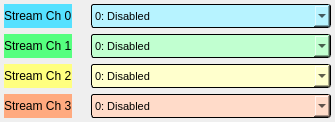
<?xml version="1.0" encoding="UTF-8"?>
<ui version="4.0">
 <class>Form</class>
 <widget class="QWidget" name="Form">
  <property name="geometry">
   <rect>
    <x>0</x>
    <y>0</y>
    <width>335</width>
    <height>122</height>
   </rect>
  </property>
  <property name="windowTitle">
   <string>Down Converter MuxSelect - ${DEVICE}</string>
  </property>
  <layout class="QGridLayout" name="gridLayout">
   <property name="leftMargin">
    <number>4</number>
   </property>
   <property name="topMargin">
    <number>4</number>
   </property>
   <property name="rightMargin">
    <number>4</number>
   </property>
   <property name="bottomMargin">
    <number>4</number>
   </property>
   <item row="2" column="1">
    <widget class="PyDMLabel" name="PyDMLabel_3">
     <property name="toolTip">
      <string/>
     </property>
     <property name="frameShape">
      <enum>QFrame::NoFrame</enum>
     </property>
     <property name="text">
      <string/>
     </property>
     <property name="channel" stdset="0">
      <string>ca://${DEVICE}:DAQMUX${MUX}_INPMUXSELSTR2</string>
     </property>
     <property name="displayFormat" stdset="0">
      <enum>PyDMLabel::String</enum>
     </property>
    </widget>
   </item>
   <item row="0" column="1">
    <widget class="PyDMLabel" name="PyDMLabel">
     <property name="toolTip">
      <string/>
     </property>
     <property name="frameShape">
      <enum>QFrame::NoFrame</enum>
     </property>
     <property name="text">
      <string/>
     </property>
     <property name="channel" stdset="0">
      <string>ca://${DEVICE}:DAQMUX${MUX}_INPMUXSELSTR0</string>
     </property>
     <property name="displayFormat" stdset="0">
      <enum>PyDMLabel::String</enum>
     </property>
    </widget>
   </item>
   <item row="0" column="2">
    <widget class="PyDMEnumComboBox" name="PyDMEnumComboBox_3">
     <property name="sizePolicy">
      <sizepolicy hsizetype="MinimumExpanding" vsizetype="Minimum">
       <horstretch>0</horstretch>
       <verstretch>0</verstretch>
      </sizepolicy>
     </property>
     <property name="minimumSize">
      <size>
       <width>119</width>
       <height>20</height>
      </size>
     </property>
     <property name="font">
      <font>
       <pointsize>8</pointsize>
      </font>
     </property>
     <property name="toolTip">
      <string/>
     </property>
     <property name="styleSheet">
      <string notr="true">/* Color of the selected list item. */
QComboBox::item:selected {
    border: 1px solid transparent;
    background: rgb(85,225,255);
}
QComboBox {
  	background-color: rgb(183,243,255);
    border: 1px solid black;
    border-radius: 3px;
    padding: 1px 18px 1px 3px;
    min-width: 6em;
}</string>
     </property>
     <property name="iconSize">
      <size>
       <width>12</width>
       <height>12</height>
      </size>
     </property>
     <property name="channel" stdset="0">
      <string>ca://${DEVICE}:DAQMUX${MUX}_INPMUXSEL0</string>
     </property>
     <item>
      <property name="text">
       <string>0: Disabled</string>
      </property>
     </item>
     <item>
      <property name="text">
       <string>1: Test</string>
      </property>
     </item>
     <item>
      <property name="text">
       <string>2: RF IN 2: ADC0 (FP)</string>
      </property>
     </item>
     <item>
      <property name="text">
       <string>3: RF IN 1: ADC1 (FP)</string>
      </property>
     </item>
     <item>
      <property name="text">
       <string>4: RF IN 4: ADC2 (FP)</string>
      </property>
     </item>
     <item>
      <property name="text">
       <string>5: RF IN 3: ADC3 (FP) </string>
      </property>
     </item>
     <item>
      <property name="text">
       <string>6: RF IN 6: ADC4 (FP)</string>
      </property>
     </item>
     <item>
      <property name="text">
       <string>7: RF IN 5: ADC5 (FP)</string>
      </property>
     </item>
     <item>
      <property name="text">
       <string>8: ADC6</string>
      </property>
     </item>
     <item>
      <property name="text">
       <string>9: LO PLL DAC: DAC0</string>
      </property>
     </item>
     <item>
      <property name="text">
       <string>10: CLK PLL DAC: DAC1 </string>
      </property>
     </item>
     <item>
      <property name="text">
       <string>11: DAC OUT: DAC2 (FP)</string>
      </property>
     </item>
     <item>
      <property name="text">
       <string>12: DAC3</string>
      </property>
     </item>
     <item>
      <property name="text">
       <string>13: DAC4</string>
      </property>
     </item>
     <item>
      <property name="text">
       <string>14: DAC5</string>
      </property>
     </item>
     <item>
      <property name="text">
       <string>15: DAC6</string>
      </property>
     </item>
     <item>
      <property name="text">
       <string>16: DBG0</string>
      </property>
     </item>
     <item>
      <property name="text">
       <string>17: DBG1</string>
      </property>
     </item>
     <item>
      <property name="text">
       <string>18: DBG2</string>
      </property>
     </item>
     <item>
      <property name="text">
       <string>19: DBG3</string>
      </property>
     </item>
    </widget>
   </item>
   <item row="1" column="0">
    <widget class="QLabel" name="label_2">
     <property name="styleSheet">
      <string notr="true">QLabel {
  background-color: rgb(85,255,127);
}</string>
     </property>
     <property name="text">
      <string>Stream Ch 1</string>
     </property>
    </widget>
   </item>
   <item row="3" column="0">
    <widget class="QLabel" name="label_4">
     <property name="styleSheet">
      <string notr="true">QLabel {
  background-color: rgb(255,170,127);
}</string>
     </property>
     <property name="text">
      <string>Stream Ch 3</string>
     </property>
    </widget>
   </item>
   <item row="2" column="2">
    <widget class="PyDMEnumComboBox" name="PyDMEnumComboBox">
     <property name="sizePolicy">
      <sizepolicy hsizetype="Preferred" vsizetype="Minimum">
       <horstretch>0</horstretch>
       <verstretch>0</verstretch>
      </sizepolicy>
     </property>
     <property name="minimumSize">
      <size>
       <width>119</width>
       <height>20</height>
      </size>
     </property>
     <property name="font">
      <font>
       <pointsize>8</pointsize>
      </font>
     </property>
     <property name="toolTip">
      <string/>
     </property>
     <property name="styleSheet">
      <string notr="true">/* Color of the selected list item. */
QComboBox::item:selected {
    border: 1px solid transparent;
    background: rgb(255,255,127);
}
QComboBox {
    background-color: rgb(255,255,205);
    border: 1px solid black;
    border-radius: 3px;
    padding: 1px 18px 1px 3px;
    min-width: 6em;
}</string>
     </property>
     <property name="channel" stdset="0">
      <string>ca://${DEVICE}:DAQMUX${MUX}_INPMUXSEL2</string>
     </property>
     <item>
      <property name="text">
       <string>0: Disabled</string>
      </property>
     </item>
     <item>
      <property name="text">
       <string>1: Test</string>
      </property>
     </item>
     <item>
      <property name="text">
       <string>2: RF IN 2: ADC0 (FP)</string>
      </property>
     </item>
     <item>
      <property name="text">
       <string>3: RF IN 1: ADC1 (FP)</string>
      </property>
     </item>
     <item>
      <property name="text">
       <string>4: RF IN 4: ADC2 (FP)</string>
      </property>
     </item>
     <item>
      <property name="text">
       <string>5: RF IN 3: ADC3 (FP) </string>
      </property>
     </item>
     <item>
      <property name="text">
       <string>6: RF IN 6: ADC4 (FP)</string>
      </property>
     </item>
     <item>
      <property name="text">
       <string>7: RF IN 5: ADC5 (FP)</string>
      </property>
     </item>
     <item>
      <property name="text">
       <string>8: ADC6</string>
      </property>
     </item>
     <item>
      <property name="text">
       <string>9: LO PLL DAC: DAC0</string>
      </property>
     </item>
     <item>
      <property name="text">
       <string>10: CLK PLL DAC: DAC1 </string>
      </property>
     </item>
     <item>
      <property name="text">
       <string>11: DAC OUT: DAC2 (FP)</string>
      </property>
     </item>
     <item>
      <property name="text">
       <string>12: DAC3</string>
      </property>
     </item>
     <item>
      <property name="text">
       <string>13: DAC4</string>
      </property>
     </item>
     <item>
      <property name="text">
       <string>14: DAC5</string>
      </property>
     </item>
     <item>
      <property name="text">
       <string>15: DAC6</string>
      </property>
     </item>
     <item>
      <property name="text">
       <string>16:DBG0</string>
      </property>
     </item>
     <item>
      <property name="text">
       <string>17:DBG1</string>
      </property>
     </item>
     <item>
      <property name="text">
       <string>18: DBG2</string>
      </property>
     </item>
     <item>
      <property name="text">
       <string>19: DBG3</string>
      </property>
     </item>
    </widget>
   </item>
   <item row="2" column="0">
    <widget class="QLabel" name="label_3">
     <property name="styleSheet">
      <string notr="true">QLabel{
  background-color: rgb(255,255,127);
}</string>
     </property>
     <property name="text">
      <string>Stream Ch 2</string>
     </property>
    </widget>
   </item>
   <item row="3" column="1">
    <widget class="PyDMLabel" name="PyDMLabel_4">
     <property name="toolTip">
      <string/>
     </property>
     <property name="frameShape">
      <enum>QFrame::NoFrame</enum>
     </property>
     <property name="text">
      <string/>
     </property>
     <property name="channel" stdset="0">
      <string>ca://${DEVICE}:DAQMUX${MUX}_INPMUXSELSTR3</string>
     </property>
     <property name="displayFormat" stdset="0">
      <enum>PyDMLabel::String</enum>
     </property>
    </widget>
   </item>
   <item row="1" column="1">
    <widget class="PyDMLabel" name="PyDMLabel_2">
     <property name="toolTip">
      <string/>
     </property>
     <property name="frameShape">
      <enum>QFrame::NoFrame</enum>
     </property>
     <property name="text">
      <string/>
     </property>
     <property name="channel" stdset="0">
      <string>ca://${DEVICE}:DAQMUX${MUX}_INPMUXSELSTR1</string>
     </property>
     <property name="displayFormat" stdset="0">
      <enum>PyDMLabel::String</enum>
     </property>
    </widget>
   </item>
   <item row="0" column="0">
    <widget class="QLabel" name="label">
     <property name="styleSheet">
      <string notr="true">QLabel {
  background-color: rgb(85,225,255);
}
</string>
     </property>
     <property name="text">
      <string>Stream Ch 0</string>
     </property>
    </widget>
   </item>
   <item row="1" column="2">
    <widget class="PyDMEnumComboBox" name="PyDMEnumComboBox_2">
     <property name="sizePolicy">
      <sizepolicy hsizetype="Preferred" vsizetype="Minimum">
       <horstretch>0</horstretch>
       <verstretch>0</verstretch>
      </sizepolicy>
     </property>
     <property name="minimumSize">
      <size>
       <width>119</width>
       <height>20</height>
      </size>
     </property>
     <property name="font">
      <font>
       <pointsize>8</pointsize>
      </font>
     </property>
     <property name="toolTip">
      <string/>
     </property>
     <property name="styleSheet">
      <string notr="true">/* Color of the selected list item. */
QComboBox::item:selected {
    border: 1px solid transparent;
    background: rgb(85,255,127);
}
QComboBox {
  	background-color: rgb(193,255,208);
    border: 1px solid black;
    border-radius: 3px;
    padding: 1px 18px 1px 3px;
    min-width: 6em;
}</string>
     </property>
     <property name="iconSize">
      <size>
       <width>12</width>
       <height>12</height>
      </size>
     </property>
     <property name="channel" stdset="0">
      <string>ca://${DEVICE}:DAQMUX${MUX}_INPMUXSEL1</string>
     </property>
     <item>
      <property name="text">
       <string>0: Disabled</string>
      </property>
     </item>
     <item>
      <property name="text">
       <string>1: Test</string>
      </property>
     </item>
     <item>
      <property name="text">
       <string>2: RF IN 2: ADC0 (FP)</string>
      </property>
     </item>
     <item>
      <property name="text">
       <string>3: RF IN 1: ADC1 (FP)</string>
      </property>
     </item>
     <item>
      <property name="text">
       <string>4: RF IN 4: ADC2 (FP)</string>
      </property>
     </item>
     <item>
      <property name="text">
       <string>5: RF IN 3: ADC3 (FP) </string>
      </property>
     </item>
     <item>
      <property name="text">
       <string>6: RF IN 6: ADC4 (FP)</string>
      </property>
     </item>
     <item>
      <property name="text">
       <string>7: RF IN 5: ADC5 (FP)</string>
      </property>
     </item>
     <item>
      <property name="text">
       <string>8: ADC6</string>
      </property>
     </item>
     <item>
      <property name="text">
       <string>9: LO PLL DAC: DAC0</string>
      </property>
     </item>
     <item>
      <property name="text">
       <string>10: CLK PLL DAC: DAC1 </string>
      </property>
     </item>
     <item>
      <property name="text">
       <string>11: DAC OUT: DAC2 (FP)</string>
      </property>
     </item>
     <item>
      <property name="text">
       <string>12: DAC3</string>
      </property>
     </item>
     <item>
      <property name="text">
       <string>13: DAC4</string>
      </property>
     </item>
     <item>
      <property name="text">
       <string>14: DAC5</string>
      </property>
     </item>
     <item>
      <property name="text">
       <string>15: DAC6</string>
      </property>
     </item>
     <item>
      <property name="text">
       <string>16: DBG0</string>
      </property>
     </item>
     <item>
      <property name="text">
       <string>17: DBG1</string>
      </property>
     </item>
     <item>
      <property name="text">
       <string>18: DBG2</string>
      </property>
     </item>
     <item>
      <property name="text">
       <string>19: DBG3</string>
      </property>
     </item>
    </widget>
   </item>
   <item row="3" column="2">
    <widget class="PyDMEnumComboBox" name="PyDMEnumComboBox_4">
     <property name="sizePolicy">
      <sizepolicy hsizetype="Preferred" vsizetype="Minimum">
       <horstretch>0</horstretch>
       <verstretch>0</verstretch>
      </sizepolicy>
     </property>
     <property name="minimumSize">
      <size>
       <width>119</width>
       <height>20</height>
      </size>
     </property>
     <property name="font">
      <font>
       <pointsize>8</pointsize>
      </font>
     </property>
     <property name="toolTip">
      <string/>
     </property>
     <property name="styleSheet">
      <string notr="true">/* Color of the selected list item. */
QComboBox::item:selected {
    border: 1px solid transparent;
    background:  rgb(255,170,127);
}
QComboBox {
    background-color:  rgb(255,219,201);
    border: 1px solid black;
    border-radius: 3px;
    padding: 1px 18px 1px 3px;
    min-width: 6em;
}</string>
     </property>
     <property name="channel" stdset="0">
      <string>ca://${DEVICE}:DAQMUX${MUX}_INPMUXSEL3</string>
     </property>
     <item>
      <property name="text">
       <string>0: Disabled</string>
      </property>
     </item>
     <item>
      <property name="text">
       <string>1: Test</string>
      </property>
     </item>
     <item>
      <property name="text">
       <string>2: RF IN 2: ADC0 (FP)</string>
      </property>
     </item>
     <item>
      <property name="text">
       <string>3: RF IN 1: ADC1 (FP)</string>
      </property>
     </item>
     <item>
      <property name="text">
       <string>4: RF IN 4: ADC2 (FP)</string>
      </property>
     </item>
     <item>
      <property name="text">
       <string>5: RF IN 3: ADC3 (FP) </string>
      </property>
     </item>
     <item>
      <property name="text">
       <string>6: RF IN 6: ADC4 (FP)</string>
      </property>
     </item>
     <item>
      <property name="text">
       <string>7: RF IN 5: ADC5 (FP)</string>
      </property>
     </item>
     <item>
      <property name="text">
       <string>8: ADC6</string>
      </property>
     </item>
     <item>
      <property name="text">
       <string>9: LO PLL DAC: DAC0</string>
      </property>
     </item>
     <item>
      <property name="text">
       <string>10: CLK PLL DAC: DAC1 </string>
      </property>
     </item>
     <item>
      <property name="text">
       <string>11: DAC OUT: DAC2 (FP)</string>
      </property>
     </item>
     <item>
      <property name="text">
       <string>12: DAC3</string>
      </property>
     </item>
     <item>
      <property name="text">
       <string>13: DAC4</string>
      </property>
     </item>
     <item>
      <property name="text">
       <string>14: DAC5</string>
      </property>
     </item>
     <item>
      <property name="text">
       <string>15: DAC6</string>
      </property>
     </item>
     <item>
      <property name="text">
       <string>16:DBG0</string>
      </property>
     </item>
     <item>
      <property name="text">
       <string>17:DBG1</string>
      </property>
     </item>
     <item>
      <property name="text">
       <string>18: DBG2</string>
      </property>
     </item>
     <item>
      <property name="text">
       <string>19: DBG3</string>
      </property>
     </item>
    </widget>
   </item>
  </layout>
 </widget>
 <customwidgets>
  <customwidget>
   <class>PyDMLabel</class>
   <extends>QLabel</extends>
   <header>pydm.widgets.label</header>
  </customwidget>
  <customwidget>
   <class>PyDMEnumComboBox</class>
   <extends>QComboBox</extends>
   <header>pydm.widgets.enum_combo_box</header>
  </customwidget>
 </customwidgets>
 <resources/>
 <connections/>
</ui>
